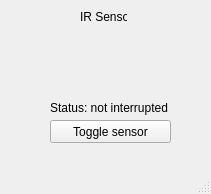
<?xml version="1.0" encoding="UTF-8"?>
<ui version="4.0">
 <class>MainWindow</class>
 <widget class="QMainWindow" name="MainWindow">
  <property name="geometry">
   <rect>
    <x>0</x>
    <y>0</y>
    <width>211</width>
    <height>194</height>
   </rect>
  </property>
  <property name="windowTitle">
   <string>MainWindow</string>
  </property>
  <widget class="QWidget" name="centralwidget">
   <widget class="QLabel" name="label">
    <property name="geometry">
     <rect>
      <x>80</x>
      <y>10</y>
      <width>47</width>
      <height>13</height>
     </rect>
    </property>
    <property name="text">
     <string>IR Sensor</string>
    </property>
   </widget>
   <widget class="QLabel" name="lStatus">
    <property name="geometry">
     <rect>
      <x>50</x>
      <y>100</y>
      <width>131</width>
      <height>16</height>
     </rect>
    </property>
    <property name="text">
     <string>Status: not interrupted </string>
    </property>
   </widget>
   <widget class="QPushButton" name="bInterrupt">
    <property name="geometry">
     <rect>
      <x>50</x>
      <y>120</y>
      <width>121</width>
      <height>23</height>
     </rect>
    </property>
    <property name="text">
     <string>Toggle sensor</string>
    </property>
   </widget>
  </widget>
  <widget class="QMenuBar" name="menubar">
   <property name="geometry">
    <rect>
     <x>0</x>
     <y>0</y>
     <width>211</width>
     <height>21</height>
    </rect>
   </property>
  </widget>
  <widget class="QStatusBar" name="statusbar"/>
 </widget>
 <resources/>
 <connections/>
</ui>
